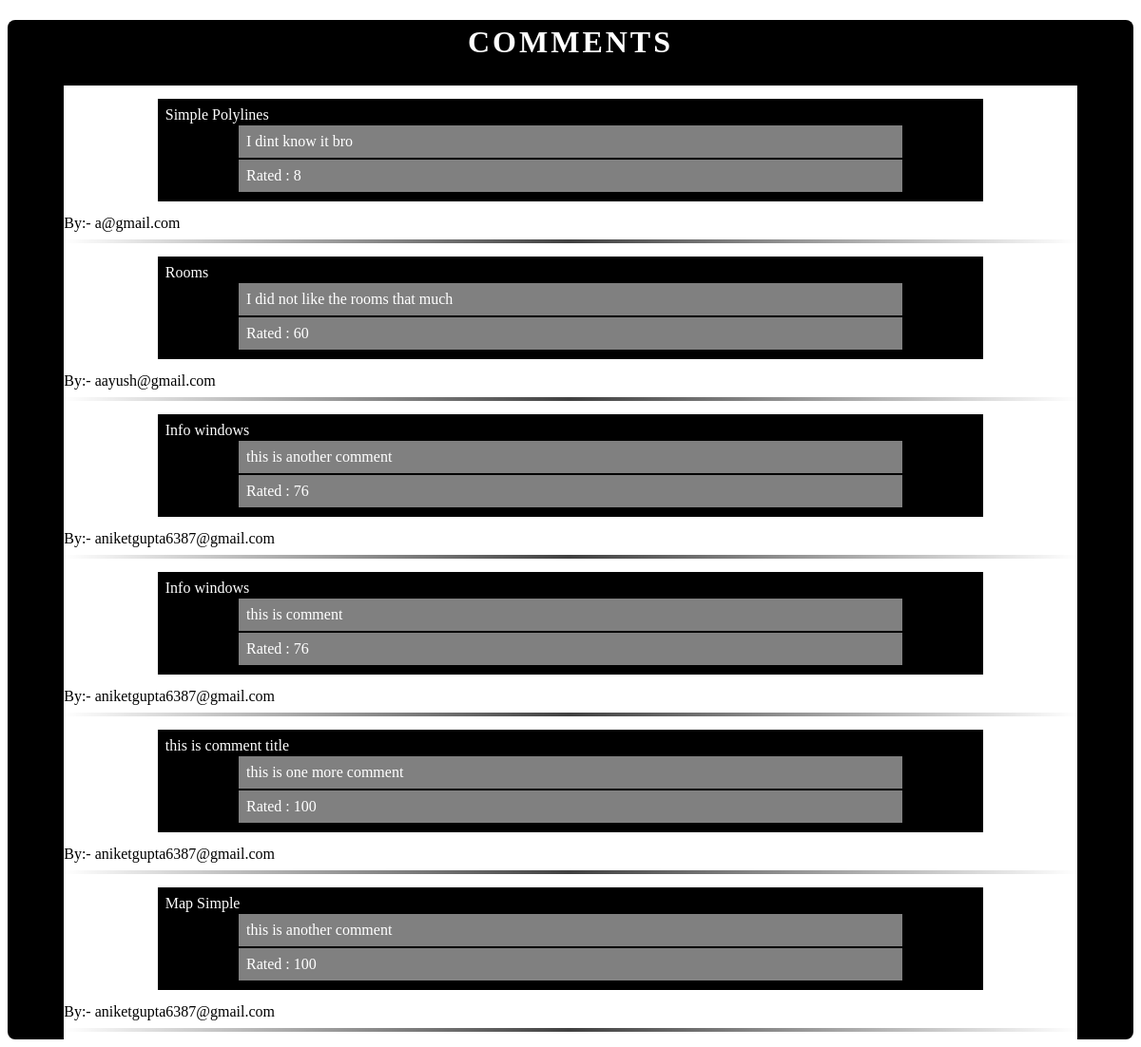
/comment.php (signed in), run on the app's committed database.
### tables this page shows
CREATE TABLE IF NOT EXISTS `comment` (
  `email` varchar(60) NOT NULL,
  `title` varchar(30) NOT NULL,
  `comment` varchar(120) NOT NULL,
  `rating` int(2) NOT NULL
);

### comment.php (the view, shortened to what this page needs)
<!DOCTYPE html>
<html>
<head>
</head>
<body>
	<div id="id2">
	<h1 style="text-align:center; padding:5px;  color:white; letter-spacing:3px;">COMMENTS </h1>
	<div style="background-color:white;" id="id3">
	<form method="get">
<?php
include 'connection.php';
?>
<?php
 $q="select * from comment";
    $ex=mysqli_query($conn,$q);
    if (mysqli_num_rows($ex) > 0)
    {
        while($row = mysqli_fetch_assoc($ex))
        {
                echo"<div name='title' id='id4'>".$row["title"];
                echo"<div name='comment' id='id5'>".$row["comment"]."</div>";
                echo"<div name='comment' id='id5'>Rated : ".$row["rating"]."</div>"."</div>";
                echo"<div> By:- ".$row["email"]."</div>";
                echo "<hr class='style-two'>";
       }
   }
?>
</form>
	</div>
</div>
</body>
</html>

### comment.php (style rules this page uses)
#id2 { height:100%; width:100%; background-color:black; border-radius:0.5rem; }
#id3 { height:80%; width:90%; position:relative; margin:auto; overflow: scroll; }
#id4 { position:relative; width:80%; height:5%; overflow:auto; background-color:black; margin: 14px auto; color:white; padding:8px; }
#id5 { position:relative; width:80%; height:30%; overflow:auto; background-color:grey; margin:2px auto; padding:8px; color:white; }
.style-two { border: 0; height: 1px; background-image: linear-gradient(to right, rgba(0, 0, 0, 0), rgba(0, 0, 0, 0.75), rgba(0, 0, 0, 0)); height:4px; }

### data on the page
comment: title "Simple Polylines", comment "I dint know it bro", rating "8", email "a@gmail.com"
comment: title "Rooms", comment "I did not like the rooms that much", rating "60", email "aayush@gmail.com"
comment: title "Info windows", comment "this is another comment", rating "76", email "aniketgupta6387@gmail.com"
comment: title "Info windows", comment "this is comment", rating "76", email "aniketgupta6387@gmail.com"
comment: title "this is comment title", comment "this is one more comment", rating "100", email "aniketgupta6387@gmail.com"
comment: title "Map Simple", comment "this is another comment", rating "100", email "aniketgupta6387@gmail.com"
